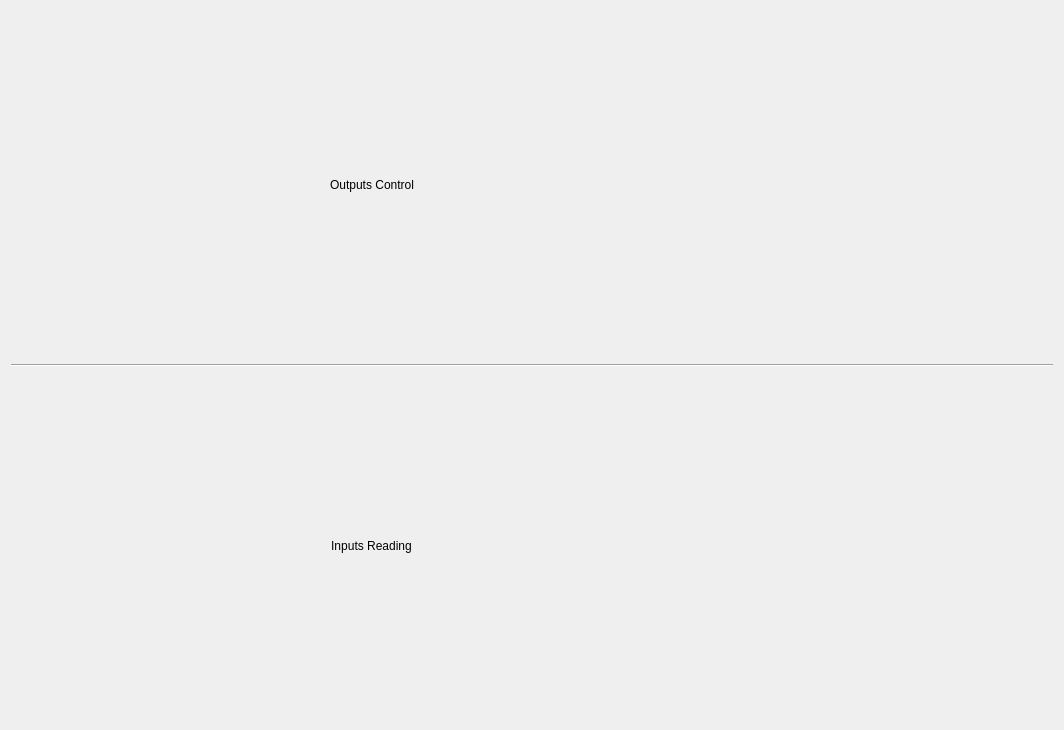
<?xml version="1.0" encoding="UTF-8"?>
<ui version="4.0">
 <class>ModulePiratsInOutBig</class>
 <widget class="QWidget" name="ModulePiratsInOutBig">
  <property name="geometry">
   <rect>
    <x>0</x>
    <y>0</y>
    <width>1064</width>
    <height>730</height>
   </rect>
  </property>
  <property name="windowTitle">
   <string>Pirats Ins And Outs Module</string>
  </property>
  <layout class="QVBoxLayout" name="verticalLayout_11">
   <item>
    <layout class="QVBoxLayout" name="verticalLayout">
     <item>
      <layout class="QHBoxLayout" name="horizontalLayout">
       <item>
        <spacer name="horizontalSpacer_3">
         <property name="orientation">
          <enum>Qt::Horizontal</enum>
         </property>
         <property name="sizeHint" stdset="0">
          <size>
           <width>40</width>
           <height>20</height>
          </size>
         </property>
        </spacer>
       </item>
       <item>
        <widget class="QLabel" name="label_2">
         <property name="sizePolicy">
          <sizepolicy hsizetype="Fixed" vsizetype="Preferred">
           <horstretch>0</horstretch>
           <verstretch>0</verstretch>
          </sizepolicy>
         </property>
         <property name="text">
          <string>Outputs Control</string>
         </property>
         <property name="alignment">
          <set>Qt::AlignCenter</set>
         </property>
        </widget>
       </item>
       <item>
        <spacer name="horizontalSpacer">
         <property name="orientation">
          <enum>Qt::Horizontal</enum>
         </property>
         <property name="sizeHint" stdset="0">
          <size>
           <width>40</width>
           <height>20</height>
          </size>
         </property>
        </spacer>
       </item>
       <item>
        <layout class="QGridLayout" name="outputs_gridLayout"/>
       </item>
       <item>
        <spacer name="horizontalSpacer_5">
         <property name="orientation">
          <enum>Qt::Horizontal</enum>
         </property>
         <property name="sizeHint" stdset="0">
          <size>
           <width>40</width>
           <height>20</height>
          </size>
         </property>
        </spacer>
       </item>
      </layout>
     </item>
    </layout>
   </item>
   <item>
    <widget class="Line" name="line">
     <property name="orientation">
      <enum>Qt::Horizontal</enum>
     </property>
    </widget>
   </item>
   <item>
    <layout class="QVBoxLayout" name="verticalLayout_2">
     <item>
      <layout class="QHBoxLayout" name="horizontalLayout_2">
       <item>
        <spacer name="horizontalSpacer_4">
         <property name="orientation">
          <enum>Qt::Horizontal</enum>
         </property>
         <property name="sizeHint" stdset="0">
          <size>
           <width>40</width>
           <height>20</height>
          </size>
         </property>
        </spacer>
       </item>
       <item>
        <widget class="QLabel" name="label_3">
         <property name="sizePolicy">
          <sizepolicy hsizetype="Fixed" vsizetype="Preferred">
           <horstretch>0</horstretch>
           <verstretch>0</verstretch>
          </sizepolicy>
         </property>
         <property name="text">
          <string>Inputs Reading</string>
         </property>
         <property name="alignment">
          <set>Qt::AlignCenter</set>
         </property>
        </widget>
       </item>
       <item>
        <spacer name="horizontalSpacer_2">
         <property name="orientation">
          <enum>Qt::Horizontal</enum>
         </property>
         <property name="sizeHint" stdset="0">
          <size>
           <width>40</width>
           <height>20</height>
          </size>
         </property>
        </spacer>
       </item>
       <item>
        <layout class="QGridLayout" name="inputs_gridLayout"/>
       </item>
       <item>
        <spacer name="horizontalSpacer_6">
         <property name="orientation">
          <enum>Qt::Horizontal</enum>
         </property>
         <property name="sizeHint" stdset="0">
          <size>
           <width>40</width>
           <height>20</height>
          </size>
         </property>
        </spacer>
       </item>
      </layout>
     </item>
    </layout>
   </item>
  </layout>
 </widget>
 <resources/>
 <connections/>
</ui>
